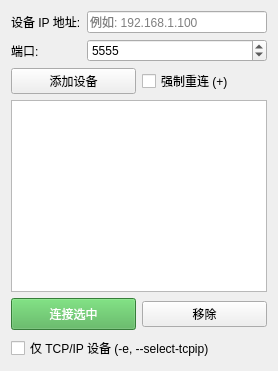
             <widget class="QWidget" name="tab_wifi">
              <attribute name="title">
               <string>WiFi 连接</string>
              </attribute>
              <layout class="QVBoxLayout" name="verticalLayout_wifi">
               <item>
                <layout class="QFormLayout" name="formLayout_wifi">
                 <item row="0" column="0">
                  <widget class="QLabel" name="label_ipAddress">
                   <property name="text">
                    <string>设备 IP 地址:</string>
                   </property>
                  </widget>
                 </item>
                 <item row="0" column="1">
                  <widget class="QLineEdit" name="lineEdit_ipAddress">
                   <property name="toolTip">
                    <string>设备的 IP 地址</string>
                   </property>
                   <property name="placeholderText">
                    <string>例如: 192.168.1.100</string>
                   </property>
                  </widget>
                 </item>
                 <item row="1" column="0">
                  <widget class="QLabel" name="label_tcpPort">
                   <property name="text">
                    <string>端口:</string>
                   </property>
                  </widget>
                 </item>
                 <item row="1" column="1">
                  <widget class="QSpinBox" name="spinBox_tcpPort">
                   <property name="toolTip">
                    <string>TCP/IP 端口 (默认: 5555)</string>
                   </property>
                   <property name="minimum">
                    <number>1</number>
                   </property>
                   <property name="maximum">
                    <number>65535</number>
                   </property>
                   <property name="value">
                    <number>5555</number>
                   </property>
                  </widget>
                 </item>
                </layout>
               </item>
               <item>
                <layout class="QHBoxLayout" name="horizontalLayout_wifiAdd">
                 <item>
                  <widget class="QPushButton" name="btn_addWiFiDevice">
                   <property name="text">
                    <string>添加设备</string>
                   </property>
                   <property name="icon">
                    <iconset theme="list-add"/>
                   </property>
                  </widget>
                 </item>
                 <item>
                  <widget class="QCheckBox" name="checkBox_forceReconnect">
                   <property name="toolTip">
                    <string>--tcpip=+ip:port: 强制断开并重新连接</string>
                   </property>
                   <property name="text">
                    <string>强制重连 (+)</string>
                   </property>
                  </widget>
                 </item>
                </layout>
               </item>
               <item>
                <widget class="QListWidget" name="listWidget_wifiDevices">
                 <property name="minimumSize">
                  <size>
                   <width>0</width>
                   <height>100</height>
                  </size>
                 </property>
                 <property name="toolTip">
                  <string>WiFi 连接的设备列表</string>
                 </property>
                 <property name="alternatingRowColors">
                  <bool>true</bool>
                 </property>
                 <property name="selectionMode">
                  <enum>QAbstractItemView::SelectionMode::ExtendedSelection</enum>
                 </property>
                </widget>
               </item>
               <item>
                <layout class="QHBoxLayout" name="horizontalLayout_wifiActions">
                 <item>
                  <widget class="QPushButton" name="btn_connectWiFi">
                   <property name="styleSheet">
                    <string>QPushButton { background-color: #4CAF50; color: white; padding: 6px; }</string>
                   </property>
                   <property name="text">
                    <string>连接选中</string>
                   </property>
                  </widget>
                 </item>
                 <item>
                  <widget class="QPushButton" name="btn_removeWiFi">
                   <property name="text">
                    <string>移除</string>
                   </property>
                   <property name="icon">
                    <iconset theme="list-remove"/>
                   </property>
                  </widget>
                 </item>
                </layout>
               </item>
               <item>
                <widget class="QCheckBox" name="checkBox_selectTCPIP">
                 <property name="toolTip">
                  <string>仅选择通过 TCP/IP 连接的设备</string>
                 </property>
                 <property name="text">
                  <string>仅 TCP/IP 设备 (-e, --select-tcpip)</string>
                 </property>
                </widget>
               </item>
              </layout>
             </widget>
